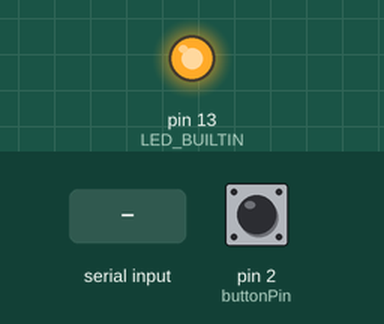
Recording of a sketch running on a simulated Arduino Uno, built with avr-gcc and run on an emulated ATmega328P. Shown: output pins drawn as LEDs (lit = HIGH). Inputs (shaded band) come from the test bench; at power-on: pin 2 (buttonPin) HIGH. What the sketch prints to the serial monitor is not drawn.

Above: at 1.2 s.
1.3 s: pin 2 (buttonPin) pulled LOW for 0.15 s
At 1.38 s:
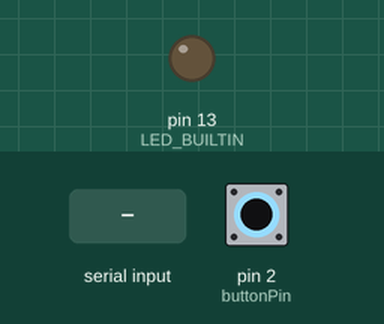
4.4 s: "b" received over Serial
At 5.1 s:
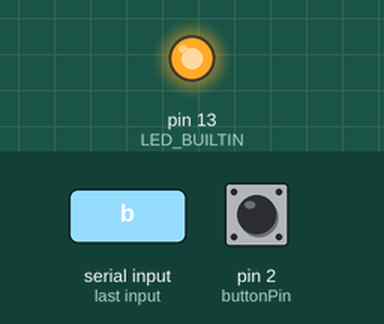
5.9 s: pin 2 (buttonPin) pulled LOW for 3.2 s
At 7.3 s:
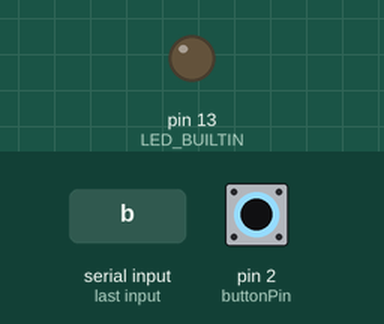
Timing chart, 0 to 10.6 s (numbered marks = the images above; inputs shaded):
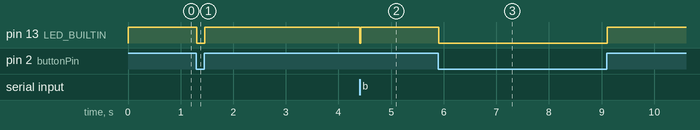

The sketch:

chuankoukaiguan.ano.ino
```cpp
const int buttonPin= 2;
int buttonState=0;
void setup() {
  // put your setup code here, to run once:
   pinMode(LED_BUILTIN, OUTPUT);
   Serial.begin(9600);
    pinMode(buttonPin,INPUT_PULLUP);
}

void loop() {
  // put your main code here, to run repeatedly:
  if(Serial.available()>0){
    char ch=Serial.read();
    Serial.println(ch);
    if(ch=='a'){
      digitalWrite(LED_BUILTIN,HIGH);
      Serial.println("Turn High");
      }else if(ch == 'b'){
        digitalWrite(LED_BUILTIN,LOW);
      Serial.println("Turn Low");
        }
    }
    buttonState=digitalRead(buttonPin);
    Serial.println(buttonState);
    if(buttonState== HIGH){
       digitalWrite(LED_BUILTIN,HIGH);
     // Serial.println("Put High" );
      }else{
        digitalWrite(LED_BUILTIN,LOW);
       // Serial.println("Put Low");
        }
}
```

Measured:
- after the input at 1.3 s, pin 13 (LED_BUILTIN): HIGH → LOW at once, → HIGH 0.15 s later
- after the input at 4.4 s, pin 13 (LED_BUILTIN): HIGH → LOW at once, → HIGH 0.01 s later
- after the input at 5.9 s, pin 13 (LED_BUILTIN): HIGH → LOW at once, → HIGH 3.2 s later
